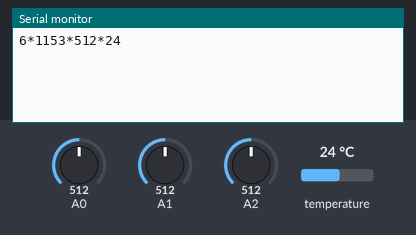
Recording of a sketch running on a simulated Arduino Uno, built with avr-gcc and run on an emulated ATmega328P. Shown: the last lines printed to the serial monitor. The test bench sets the inputs (shaded band); at power-on: temperature 24 °C, A0 = 512, A1 = 512, A2 = 512.

Above: at 1.2 s.
1.3 s: temperature set to 12 °C
2.8 s: A0 set to 716
At 4.0 s:
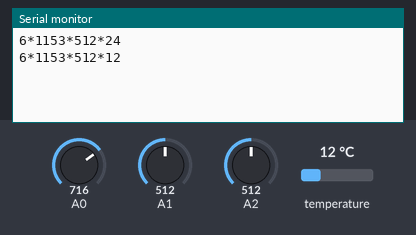
4.3 s: A1 set to 716
At 5.7 s:
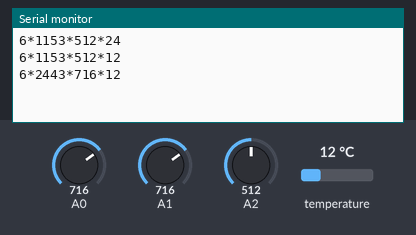
5.8 s: A2 set to 716
7.3 s: temperature set to 19 °C
At 8.5 s:
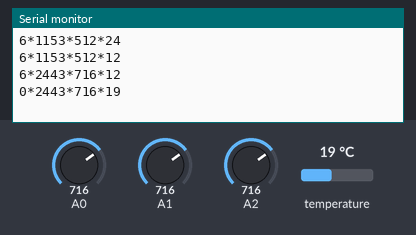
8.8 s: A0 set to 992
At 10.7 s:
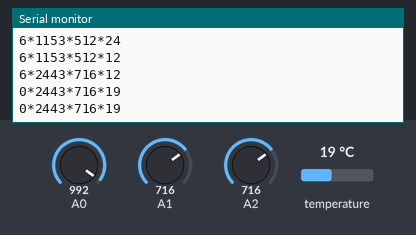
Timing chart, 0 to 11.3 s (numbered marks = the images above; inputs shaded):
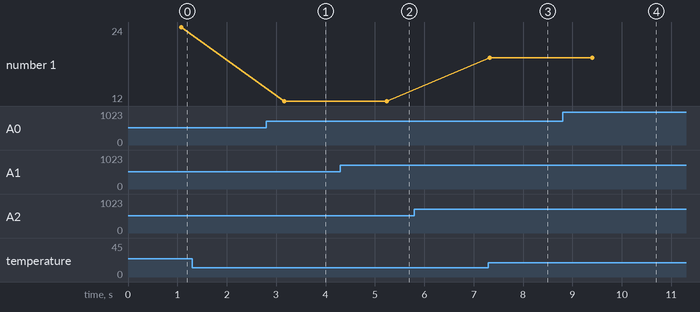

Measured:
- after the input at 4.3 s, the serial monitor: prints a new line after 0.94 s (image 2)
- after the input at 7.3 s, the serial monitor: prints a new line at once (image 3)
- plotted number 1: 12 → 19 after the input at 7.3 s

The sketch:

HydropiSensorModule.ino
```cpp
#include "Functions.h"

void setup() {
  // put your setup code here, to run once:
Serial.begin(9600);
}

void loop() {
  // put your main code here, to run repeatedly:
  int val1 = PhSensor(20.48, A2, 32);
  int val2 = TdsSensor(A1,32);
  int val3 = SoilMSensor(A0);
  int val4 = WaterTempSensor(2);
  Serial.print(val1);
  Serial.print("*");
  Serial.print(val2); // debug value
  Serial.print("*");
  Serial.print(val3);
  Serial.print("*");
  Serial.print(val4);
  Serial.print("\n");
delay(1000);
//577 to 581 dry
//291 - 293 submerged in water
}
```

Functions.h
```cpp
#include <GravityTDS.h>
#include <OneWire.h>
#include <EEPROM.h>
#include <DallasTemperature.h>
//get reads from the soil moisture sensor.
int SoilMSensor(int analogPin){
int val = 0;  // variable to store the value read
val = analogRead(analogPin);
return val;
}
//example of use
//int val = SoilMSensor(A0);
//577 to 581 dry
//291 - 293 submerged in water

//get reads from the ph sensor.
PhSensor(float calibration, int analogInPin, int temp){
int sensorValue = 0;
unsigned long int avgValue;
float b;
int buf[10];

 for(int i=0;i<10;i++)
 {
 buf[i]=analogRead(analogInPin);
 delay(30);
 }
 for(int i=0;i<9;i++)
 {
 for(int j=i+1;j<10;j++)
 {
 if(buf[i]>buf[j])
 {
 temp=buf[i];
 buf[i]=buf[j];
 buf[j]=temp;
 }
 }
 }
 avgValue=0;
 for(int i=2;i<8;i++)
 avgValue+=buf[i];
 float pHVol=(float)avgValue*5.0/1024/6;
 float phValue = -5.70 * pHVol + calibration;
 return phValue;
}
//example of use
//int val2 = PhSensor(20.48, A2, 32);
//20.48 = calibration
//a2 = pin on arduino
//32 = temp of water

// read tds sensor
TdsSensor(int TdsSensorPin, float temperature){
    float tdsValue = 0;
    GravityTDS gravityTds;
    gravityTds.setPin(TdsSensorPin);
    gravityTds.setAref(5.0);  //reference voltage on ADC, default 5.0V on Arduino UNO
    gravityTds.setAdcRange(1024);  //1024 for 10bit ADC;4096 for 12bit ADC
    gravityTds.begin();  //initialization

    //temperature = readTemperature();  //add your temperature sensor and read it
    gravityTds.setTemperature(temperature);  // set the temperature and execute temperature compensation
    gravityTds.update();  //sample and calculate
    tdsValue = gravityTds.getTdsValue();  // then get the value
    return tdsValue;
}
//example of use
//int val3 = TdsSensor(A1,32);
//A1 = pin 32 = temp

WaterTempSensor(int ONE_WIRE_BUS){

OneWire oneWire(ONE_WIRE_BUS);

DallasTemperature sensors(&oneWire);
sensors.begin();
sensors.requestTemperatures();
int temp = sensors.getTempCByIndex(0);
return temp;
}
```
